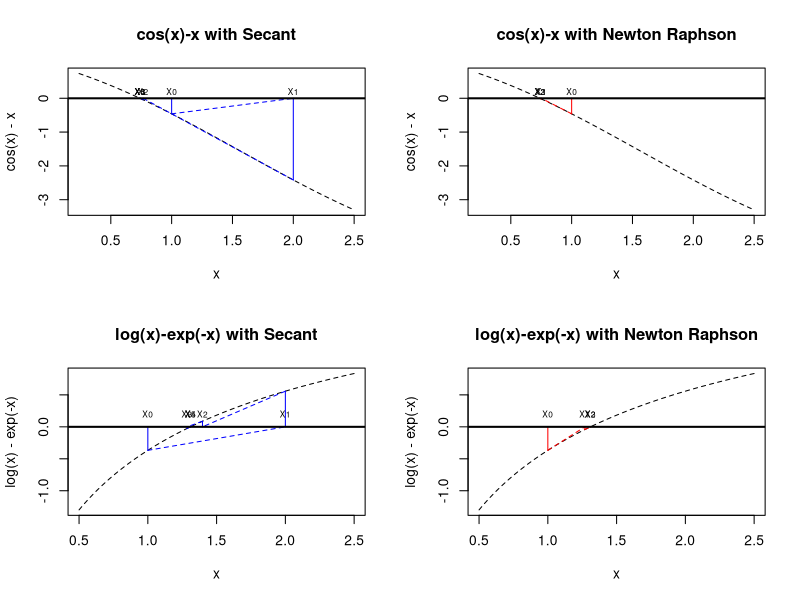
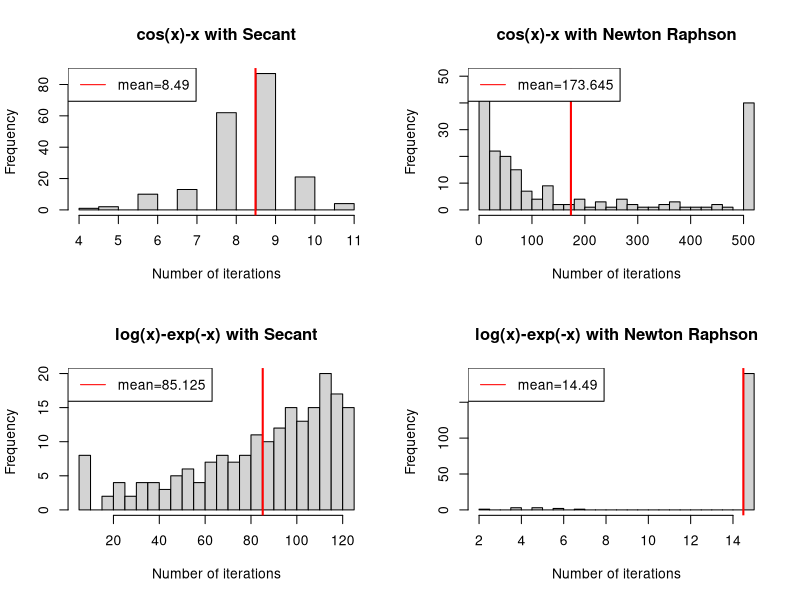
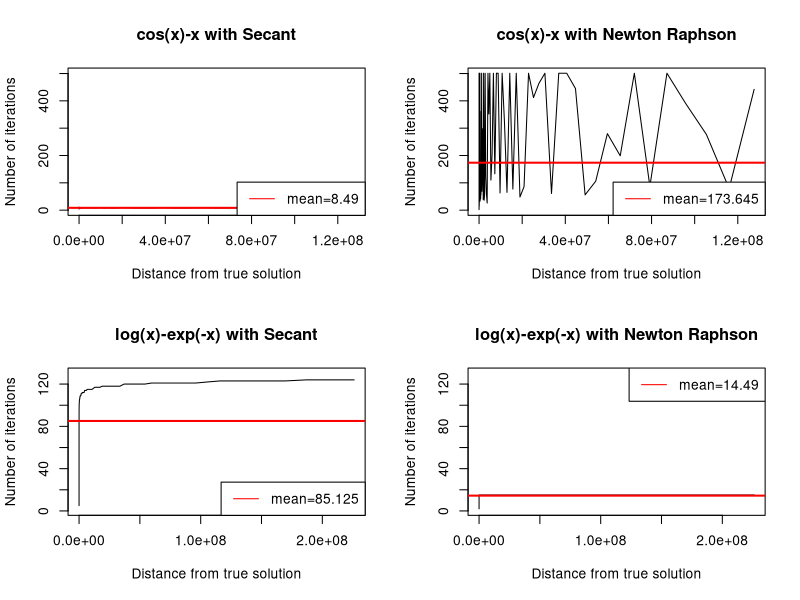
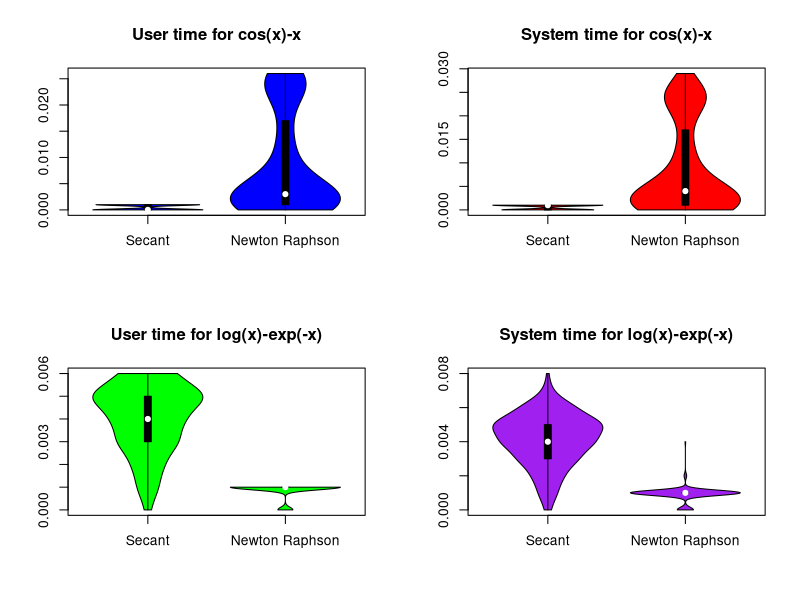
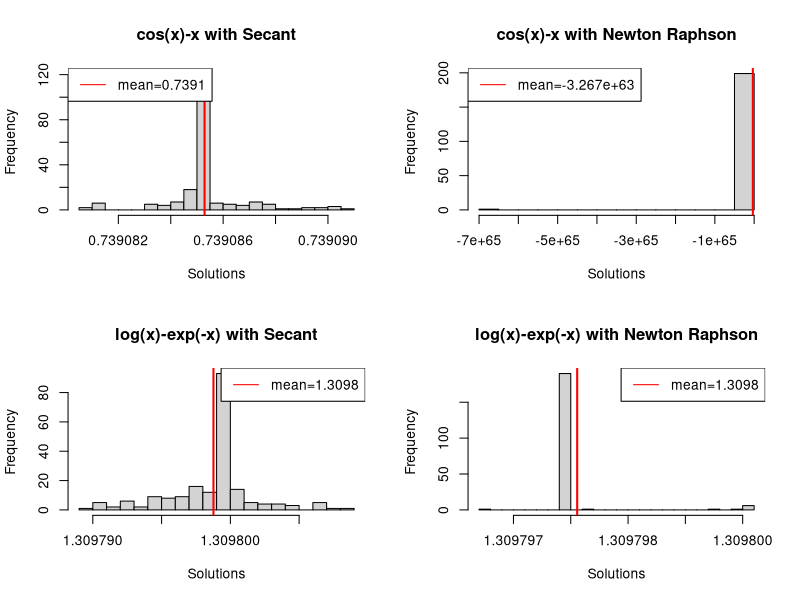
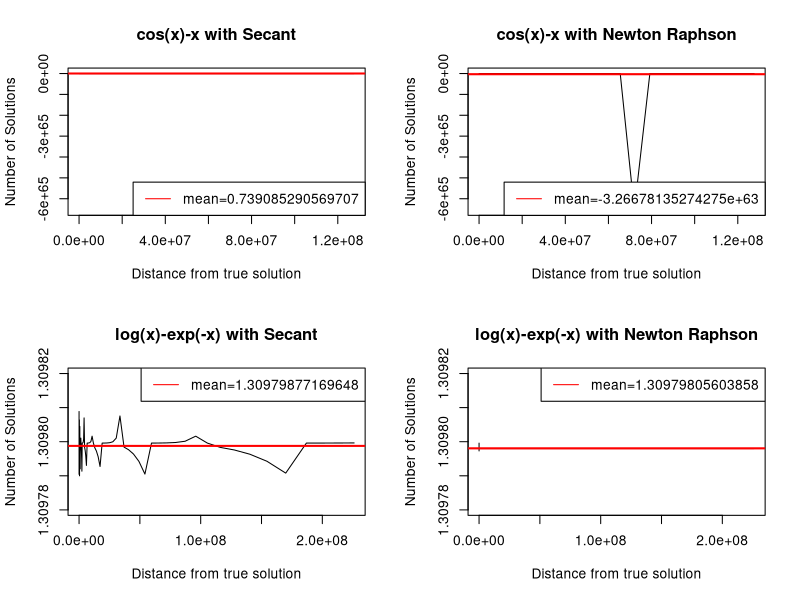

These charts were generated, in order, by the following R code:
##################################################
#################### functions ###################
##################################################
# a function we will work with cos(x)-x, return f(x) and f'(x)
F1<-function(x){
    return(c(cos(x)-x, -sin(x)-1))
}

# a function we will work with log(x)-exp(-x), return f(x) and f'(x)
F2<-function(x){
    return(c(log(x)-exp(-x), 1/x+exp(-x)))
}

# Implement Secant Method
Secant <-function(func,X_zero, X_one,Tolerance,MaxNumberOfIterations){
    #initialize a variable, Deviation (say), to record |f(x)| so that you know how far away you are from 0.
    #(So initialze it to some arbitrary large number)
    Deviation = 10^5
    #Set up a counter, i, to record how many iterations you have performed. Set it equal to 0
    i <- 0
    MyX = rep(0,MaxNumberOfIterations+2)
    MyDeviance = rep(0,MaxNumberOfIterations+2)
    # Initialize the values of x and f(x)
    X_n_minus_one = X_zero
    X_n = X_one
    Z_n_minus_one = func(X_zero)[1]
    Z_n = func(X_one)[1]
    MyX[1] = X_n_minus_one
    MyX[2] = X_n
    MyDeviance[1] = abs(Z_n_minus_one)
    MyDeviance[2] = abs(Z_n)
    #Set up a while loop until we hit the required target accuracy or the max. number of steps
    cat("\nStart Secant")
    while ((i<MaxNumberOfIterations)&&(Deviation>Tolerance))
    {
        # Record the value of f(x) and f'(x), for the current x value.
        # I put them in a variable Z. Z[1]=f(x); Z[2]=f'(x)
        # To be safe, check that the function and it's derivative are defined at X (either could be NaN if you are unlucky)
        
        if ((Z_n_minus_one=="NaN")||(Z_n=="NaN")){
            cat("Function not defined error.\n")
            break
        }
        
        #Find the next X-value using Secant's formula. Let's call that value X
        X_n_plue_one = X_n - Z_n * (X_n - X_n_minus_one) / (Z_n - Z_n_minus_one)
        if(isTRUE(all.equal(func,F2))){
        if(X_n_plue_one < 0){
            X_n_plue_one = 10^(-10)
        }else if(is.infinite(X_n_plue_one)){
            X_n_plue_one = 10^10
        }
        }
        Deviation = abs(func(X_n_plue_one)[1])
        X_n_minus_one = X_n
        X_n = X_n_plue_one

        Z_n_minus_one = func(X_n_minus_one)[1]
        Z_n = func(X_n)[1]
        
        # increase the value of your iteration counter
        i<-i+1
        
        # if you like, have the program write out how it is getting on
        Index = i+2
        MyX[Index] = X_n
        MyDeviance[Index] = Deviation
        
        cat(paste("\nIteration ",i,":   X=",X_n,"  Y=",Z_n,"Deviation=", Deviation))

    }
    # output the result
    if (Deviation<Tolerance){
        cat(paste("\nFound the root point: ",X_n, "after ", i, "iterations"))
        return(cbind(XValue = MyX[1:Index], Deviance = MyDeviance[1:Index]))
    }else{
        cat(paste("\nConvergence failure. Deviation: ",Deviation, "after ", i, 	"iterations"))
        return(cbind(XValue = MyX, Deviance = MyDeviance))
    }
}

# Define your Newton-Raphson  function
NewtonRaphson<-function(func,StartingValue,Tolerance,MaxNumberOfIterations){
    #initialize a variable, Deviation (say), to record |f(x)| so that you know how far away you are from 0.
    #(So initialze it to some arbitrary large number)
    Deviation = 10^5
    #Set up a counter, i, to record how many iterations you have performed. Set it equal to 0
    i <- 0
    MyX = rep(0,MaxNumberOfIterations+1)
    MyDeviance = rep(0,MaxNumberOfIterations+1)
    # Initialize the values of x and f(x)
    X = StartingValue
    Z = rep(0,2)
    Z[1] = func(X)[1]
    Z[2] = func(X)[2]
    MyX[1] = X
    MyDeviance[1] = abs(Z[1])
    cat("\nStart Newton Raphson")
    #Set up a while loop until we hit the required target accuracy or the max. number of steps
    while ((i<MaxNumberOfIterations)&&(Deviation>Tolerance))
    {
        # Record the value of f(x) and f'(x), for the current x value.
        # I put them in a variable Z. Z[1]=f(x); Z[2]=f'(x)
        # To be safe, check that the function and it's derivative are defined at X (either could be NaN if you are unlucky)
        
        if ((Z[1]=="NaN")||(Z[2]=="NaN")){
            cat("Function or derivative not defined error.\n")
            break
        }
        
        #Find the next X-value using Newton-Raphson's formula. Let's call that value X
        X = X - Z[1]/Z[2]
        # fix inconvergence
        if(isTRUE(all.equal(func,F2))){
        if(X < 0){
            X = 10^(-10)
        }else if(is.infinite(X)){
            X = 10^10
        }
        }
        
        # calculate Deviation<- |f(x)-0|
        Z[1] = func(X)[1]
        Z[2] = func(X)[2]
        Deviation = abs(Z[1])
        Y = Z[1]
        # increase the value of your iteration counter
        i<-i+1
        
        # if you like, have the program write out how it is getting on
        cat(paste("\nIteration ",i,":   X=",X,"  Y=",Y, "Deviation=", Deviation))
        Index = i+1
        MyX[Index] = X
        MyDeviance[Index] = Deviation
    }
    
    # output the result
    if (Deviation<Tolerance){
        cat(paste("\nFound the root point: ",X, "after ", i, "iterations"))
        return(XValue = cbind(MyX[1:Index], Deviance = MyDeviance[1:Index]))
    }else{
        cat(paste("\nConvergence failure. Deviation: ",Deviation, "after ", i, 	"iterations"))
        return(XValue = cbind(MyX, Deviance = MyDeviance))
    }
}


##################################################
#################### analysis ####################
##################################################
# working directory setting
setwd("/Users/chengliangdong/Desktop/PM520/hw2/")

# 2.Test it, using x0=1 and x1=2 on: 1.cos(x)-x, 2.log(x)-exp(-x)
Secant_F1 = Secant(func=F1,X_zero=1, X_one=2,Tolerance=10^(-5),MaxNumberOfIterations=50)
Secant_F2 = Secant(func=F2,X_zero=1, X_one=2,Tolerance=10^(-5),MaxNumberOfIterations=50)

# 3.Compare it with the performance of Newton-Raphson on the same functions.

# a. Simple Comparison
NewtonRaphson_F1 = NewtonRaphson(func=F1,StartingValue=1,Tolerance=10^(-5),MaxNumberOfIterations=50)
NewtonRaphson_F2 =NewtonRaphson(func=F2,StartingValue=1,Tolerance=10^(-5),MaxNumberOfIterations=50)

# F1 y = cos(x)-x
pdf("hw2_Simple_comparison.pdf")
par(mfrow=c(2,2))
curve(cos(x)-x,min(min(Secant_F1[,1]),min(NewtonRaphson_F1[,1]))-0.5,max(max(Secant_F1[,1]),max(NewtonRaphson_F1[,1]))+0.5, lty = 2)
for(i in 1:nrow(Secant_F1)){
    segments(Secant_F1[i,1], 0, Secant_F1[i,1], F1(Secant_F1[i,1])[1], col="blue")
    text(Secant_F1[i,1], 0.2, labels = paste("X",i-1, sep=""), cex = 0.6)
    if(i < nrow(Secant_F1)){
        segments(Secant_F1[i,1], F1(Secant_F1[i,1])[1], Secant_F1[i+1,1], 0, col="blue", lty = 2)
    }
}

abline(h=0, lwd = 2) # this is the root we should find
title("cos(x)-x with Secant")


curve(cos(x)-x,min(min(Secant_F1[,1]),min(NewtonRaphson_F1[,1]))-0.5,max(max(Secant_F1[,1]),max(NewtonRaphson_F1[,1]))+0.5, lty = 2)
for(i in 1:nrow(NewtonRaphson_F1)){
    segments(NewtonRaphson_F1[i,1], 0, NewtonRaphson_F1[i,1], F1(NewtonRaphson_F1[i,1])[1], col="red")
    text(NewtonRaphson_F1[i,1], 0.2, labels = paste("X",i-1, sep=""), cex = 0.6)
    if(i < nrow(NewtonRaphson_F1)){
        segments(NewtonRaphson_F1[i,1], F1(NewtonRaphson_F1[i,1])[1], NewtonRaphson_F1[i+1,1], 0, col="red", lty = 2)
    }
}
abline(h=0, lwd = 2) # this is the root we should find
title("cos(x)-x with Newton Raphson")

# F2 y = log(x)-exp(-x)
curve(log(x)-exp(-x),min(min(Secant_F2[,1]),min(NewtonRaphson_F2[,1]))-0.5,max(max(Secant_F2[,1]),max(NewtonRaphson_F2[,1]))+0.5, lty = 2)
for(i in 1:nrow(Secant_F2)){
    segments(Secant_F2[i,1], 0, Secant_F2[i,1], F2(Secant_F2[i,1])[1], col="blue")
    text(Secant_F2[i,1], 0.2, labels = paste("X",i-1, sep=""), cex = 0.6)
    if(i < nrow(Secant_F2)){
        segments(Secant_F2[i,1], F2(Secant_F2[i,1])[1], Secant_F2[i+1,1], 0, col="blue", lty = 2)
    }
}
abline(h=0, lwd = 2) # this is the root we should find
title("log(x)-exp(-x) with Secant", cex = 0.6)


curve(log(x)-exp(-x),min(min(Secant_F2[,1]),min(NewtonRaphson_F2[,1]))-0.5,max(max(Secant_F2[,1]),max(NewtonRaphson_F2[,1]))+0.5, lty = 2) # supposing our function is f(x)=x^2 and we want to plot the function between -10 and 10
for(i in 1:nrow(NewtonRaphson_F2)){
    segments(NewtonRaphson_F2[i,1], 0, NewtonRaphson_F2[i,1], F2(NewtonRaphson_F2[i,1])[1], col="red")
    text(NewtonRaphson_F2[i,1], 0.2, labels = paste("X",i-1, sep=""), cex = 0.6)
    if(i < nrow(NewtonRaphson_F2)){
        segments(NewtonRaphson_F2[i,1], F2(NewtonRaphson_F2[i,1])[1], NewtonRaphson_F2[i+1,1], 0, col="red", lty = 2)
    }
}
abline(h=0, lwd = 2) # this is the root we should find
title("log(x)-exp(-x) with Newton Raphson", cex = 0.6)

dev.off()

# b. More Depth

# initializing value
# root of F1 = 0.739, F2 = 1.310

Length = 200
myStart_F1 = rep(0, Length)
myStart_F2 = rep(0, Length)
mySecant_Iteration_F1 = rep(0, Length)
myNewtonRaphson_Iteration_F1 = rep(0, Length)
mySecant_Iteration_F2 = rep(0, Length)
myNewtonRaphson_Iteration_F2 = rep(0, Length)

myNewtonRaphson_Time_F1 = cbind(rep(0, Length),rep(0, Length),rep(0, Length))
mySecant_Time_F1 = cbind(rep(0, Length),rep(0, Length),rep(0, Length))
myNewtonRaphson_Time_F2 = cbind(rep(0, Length),rep(0, Length),rep(0, Length))
mySecant_Time_F2 = cbind(rep(0, Length),rep(0, Length),rep(0, Length))

mySecant_Solution_F1 = rep(0, Length)
myNewtonRaphson_Solution_F1 = rep(0, Length)
mySecant_Solution_F2 = rep(0, Length)
myNewtonRaphson_Solution_F2 = rep(0, Length)

for(i in seq_along(myStart_F1)){
    myStart_F1[i] = 0.739 * 1.1^(i-1)
    myStart_F2[i] = 1.310 * 1.1^(i-1)
}

for(i in seq_along(myStart_F1)){
Secant_F1 = Secant(func=F1,X_zero=myStart_F1[i], X_one=myStart_F1[i]+1,Tolerance=10^(-5),MaxNumberOfIterations=500)
NewtonRaphson_F1 = NewtonRaphson(func=F1,StartingValue=myStart_F1[i],Tolerance=10^(-5),MaxNumberOfIterations=500)

Secant_F1_time = system.time(Secant(func=F1,X_zero=myStart_F1[i], X_one=myStart_F1[i]+1,Tolerance=10^(-5),MaxNumberOfIterations=500))
NewtonRaphson_F1_time = system.time(NewtonRaphson(func=F1,StartingValue=myStart_F1[i],Tolerance=10^(-5),MaxNumberOfIterations=500))

mySecant_Time_F1[i,1] = Secant_F1_time[[1]]
mySecant_Time_F1[i,2] = Secant_F1_time[[2]]
mySecant_Time_F1[i,2] = Secant_F1_time[[3]]

myNewtonRaphson_Time_F1[i,1] = NewtonRaphson_F1_time[[1]]
myNewtonRaphson_Time_F1[i,2] = NewtonRaphson_F1_time[[2]]
myNewtonRaphson_Time_F1[i,2] = NewtonRaphson_F1_time[[3]]

mySecant_Iteration_F1[i] = nrow(Secant_F1)
myNewtonRaphson_Iteration_F1[i] = nrow(NewtonRaphson_F1)

mySecant_Solution_F1[i] = Secant_F1[mySecant_Iteration_F1[i],1]
myNewtonRaphson_Solution_F1[i] = NewtonRaphson_F1[myNewtonRaphson_Iteration_F1[i],1]

Secant_F2 = Secant(func=F2,X_zero=myStart_F2[i], X_one=myStart_F2[i]+1,Tolerance=10^(-5),MaxNumberOfIterations=500)
NewtonRaphson_F2 = NewtonRaphson(func=F2,StartingValue=myStart_F2[i],Tolerance=10^(-5),MaxNumberOfIterations=500)

Secant_F2_time = system.time(Secant(func=F2,X_zero=myStart_F2[i], X_one=myStart_F2[i]+1,Tolerance=10^(-5),MaxNumberOfIterations=500))
NewtonRaphson_F2_time = system.time(NewtonRaphson(func=F2,StartingValue=myStart_F2[i],Tolerance=10^(-5),MaxNumberOfIterations=500))

mySecant_Time_F2[i,1] = Secant_F2_time[[1]]
mySecant_Time_F2[i,2] = Secant_F2_time[[2]]
mySecant_Time_F2[i,2] = Secant_F2_time[[3]]

myNewtonRaphson_Time_F2[i,1] = NewtonRaphson_F2_time[[1]]
myNewtonRaphson_Time_F2[i,2] = NewtonRaphson_F2_time[[2]]
myNewtonRaphson_Time_F2[i,2] = NewtonRaphson_F2_time[[3]]

mySecant_Iteration_F2[i] = nrow(Secant_F2)
myNewtonRaphson_Iteration_F2[i] = nrow(NewtonRaphson_F2)
mySecant_Solution_F2[i] = Secant_F2[mySecant_Iteration_F2[i],1]
myNewtonRaphson_Solution_F2[i] = NewtonRaphson_F2[myNewtonRaphson_Iteration_F2[i],1]
}

pdf("hw2_Initialization_comparison.pdf")
par(mfrow=c(2,2))
hist(mySecant_Iteration_F1, breaks = 20, main = "cos(x)-x with Secant", xlab = "Number of iterations")
abline(v=mean(mySecant_Iteration_F1), lwd = 2, col="red", cex = 0.2)
legend("topleft", lty = 1, col="red", legend = paste("mean=",mean(mySecant_Iteration_F1),sep="" ))
hist(myNewtonRaphson_Iteration_F1, breaks = 20, main = "cos(x)-x with Newton Raphson", xlab = "Number of iterations")
abline(v=mean(myNewtonRaphson_Iteration_F1), lwd = 2, col="red", cex = 0.2)
legend("topleft", lty = 1, col="red", legend = paste("mean=",mean(myNewtonRaphson_Iteration_F1),sep="" ))
hist(mySecant_Iteration_F2, breaks = 20, main = "log(x)-exp(-x) with Secant", xlab = "Number of iterations")
abline(v=mean(mySecant_Iteration_F2), lwd = 2, col="red", cex = 0.2)
legend("topleft", lty = 1, col="red", legend = paste("mean=",mean(mySecant_Iteration_F2),sep="" ))
hist(myNewtonRaphson_Iteration_F2, breaks = 20, main = "log(x)-exp(-x) with Newton Raphson", xlab = "Number of iterations")
abline(v=mean(myNewtonRaphson_Iteration_F2), lwd = 2, col="red", cex = 0.2)
legend("topleft", lty = 1, col="red", legend = paste("mean=",mean(myNewtonRaphson_Iteration_F2),sep="" ))
dev.off()

pdf("hw2_Initialization_comparison_along.pdf")
par(mfrow=c(2,2))
plot(myStart_F1-0.739, mySecant_Iteration_F1, type = "n", main = "cos(x)-x with Secant", xlab = "Distance from true solution", ylab="Number of iterations", ylim=c(1,500))
lines(myStart_F1-0.739, mySecant_Iteration_F1)
abline(h=mean(mySecant_Iteration_F1), lwd = 2, col="red", cex = 0.5)
legend("bottomright", lty = 1, col="red", legend = paste("mean=",mean(mySecant_Iteration_F1),sep="" ))
plot(myStart_F1-0.739, myNewtonRaphson_Iteration_F1, type = "n", main = "cos(x)-x with Newton Raphson", xlab = "Distance from true solution", ylab="Number of iterations", ylim=c(1,500))
lines(myStart_F1-0.739, myNewtonRaphson_Iteration_F1)
abline(h=mean(myNewtonRaphson_Iteration_F1), lwd = 2, col="red", cex = 0.5)
legend("bottomright", lty = 1, col="red", legend = paste("mean=",mean(myNewtonRaphson_Iteration_F1),sep="" ))
plot(myStart_F2-1.310, mySecant_Iteration_F2, type = "n", main = "log(x)-exp(-x) with Secant", xlab = "Distance from true solution", ylab="Number of iterations", ylim=c(1,130))
lines(myStart_F2-1.310, mySecant_Iteration_F2)
abline(h=mean(mySecant_Iteration_F2), lwd = 2, col="red", cex = 0.5)
legend("bottomright", lty = 1, col="red", legend = paste("mean=",mean(mySecant_Iteration_F2),sep="" ))
plot(myStart_F2-1.310, myNewtonRaphson_Iteration_F2, type = "n", main = "log(x)-exp(-x) with Newton Raphson", xlab = "Distance from true solution", ylab="Number of iterations",ylim=c(1,130))
lines(myStart_F2-1.310, myNewtonRaphson_Iteration_F2)
abline(h=mean(myNewtonRaphson_Iteration_F2), lwd = 2, col="red", cex = 0.5)
legend("topright", lty = 1, col="red", legend = paste("mean=",mean(myNewtonRaphson_Iteration_F2),sep="" ))

dev.off()


library(vioplot)
pdf("hw2_Time_consumption_userTime.pdf")
par(mfrow=c(2,2))
vioplot(mySecant_Time_F1[,1],myNewtonRaphson_Time_F1[,1],col="blue",  names =c("Secant","Newton Raphson"))
title("User time for cos(x)-x")
vioplot(mySecant_Time_F1[,2],myNewtonRaphson_Time_F1[,2],col="red",  names =c("Secant","Newton Raphson"))
title("System time for cos(x)-x")
vioplot(mySecant_Time_F2[,1],myNewtonRaphson_Time_F2[,1],col="green",  names =c("Secant","Newton Raphson"))
title("User time for log(x)-exp(-x)")
vioplot(mySecant_Time_F2[,2],myNewtonRaphson_Time_F2[,2],col="purple",  names =c("Secant","Newton Raphson"))
title("System time for log(x)-exp(-x)")
dev.off()


pdf("hw2_Solution_comparison.pdf")
par(mfrow=c(2,2))
hist(mySecant_Solution_F1, breaks = 20, main = "cos(x)-x with Secant", xlab = "Solutions")
abline(v=mean(mySecant_Solution_F1), lwd = 2, col="red", cex = 0.2)
legend("topleft", lty = 1, col="red", legend = paste("mean=",round(mean(mySecant_Solution_F1), digits = 4),sep="" ))
hist(myNewtonRaphson_Solution_F1, breaks = 20, main = "cos(x)-x with Newton Raphson", xlab = "Solutions")
abline(v=mean(myNewtonRaphson_Solution_F1), lwd = 2, col="red", cex = 0.2)
legend("topleft", lty = 1, col="red", legend =  paste("mean=",signif(mean(myNewtonRaphson_Solution_F1), digits = 4),sep="" ))
hist(mySecant_Solution_F2, breaks = 20, main = "log(x)-exp(-x) with Secant", xlab = "Solutions")
abline(v=mean(mySecant_Solution_F2), lwd = 2, col="red", cex = 0.2)
legend("topright", lty = 1, col="red", legend =  paste("mean=",round(mean(mySecant_Solution_F2), digits=4),sep="" ))
hist(myNewtonRaphson_Solution_F2, breaks = 20, main = "log(x)-exp(-x) with Newton Raphson", xlab = "Solutions")
abline(v=mean(myNewtonRaphson_Solution_F2), lwd = 2, col="red", cex = 0.2)
legend("topright", lty = 1, col="red", legend =  paste("mean=",round(mean(myNewtonRaphson_Solution_F2), digits = 4),sep="" ))
dev.off()


pdf("hw2_Solution_comparison_along.pdf")
par(mfrow=c(2,2))
plot(myStart_F1-0.739, mySecant_Solution_F1, type = "n", main = "cos(x)-x with Secant", xlab = "Distance from true solution", ylab="Number of Solutions", ylim=c(min(myNewtonRaphson_Solution_F1),max(max(myNewtonRaphson_Solution_F1), max(mySecant_Solution_F1))))
lines(myStart_F1-0.739, mySecant_Solution_F1)
abline(h=mean(mySecant_Solution_F1), lwd = 2, col="red", cex = 0.5)
legend("bottomright", lty = 1, col="red", legend = paste("mean=",mean(mySecant_Solution_F1),sep="" ))
plot(myStart_F1-0.739, myNewtonRaphson_Solution_F1, type = "n", main = "cos(x)-x with Newton Raphson", xlab = "Distance from true solution", ylab="Number of Solutions",ylim=c(min(myNewtonRaphson_Solution_F1),max(max(myNewtonRaphson_Solution_F1), max(mySecant_Solution_F1))))
lines(myStart_F1-0.739, myNewtonRaphson_Solution_F1)
abline(h=mean(myNewtonRaphson_Solution_F1), lwd = 2, col="red", cex = 0.5)
legend("bottomright", lty = 1, col="red", legend = paste("mean=",mean(myNewtonRaphson_Solution_F1),sep=""))
plot(myStart_F2-1.310, mySecant_Solution_F2, type = "n", main = "log(x)-exp(-x) with Secant", xlab = "Distance from true solution", ylab="Number of Solutions", ylim=c(1.30978, 1.30982))
lines(myStart_F2-1.310, mySecant_Solution_F2)
abline(h=mean(mySecant_Solution_F2), lwd = 2, col="red", cex = 0.5)
legend("topright", lty = 1, col="red", legend = paste("mean=",mean(mySecant_Solution_F2),sep="" ))
plot(myStart_F2-1.310, myNewtonRaphson_Solution_F2, type = "n", main = "log(x)-exp(-x) with Newton Raphson", xlab = "Distance from true solution", ylab="Number of Solutions", ylim=c(1.30978, 1.30982))
lines(myStart_F2-1.310, myNewtonRaphson_Solution_F2)
abline(h=mean(myNewtonRaphson_Solution_F2), lwd = 2, col="red", cex = 0.5)
legend("topright", lty = 1, col="red", legend = paste("mean=",mean(myNewtonRaphson_Solution_F2),sep=""))

dev.off()
